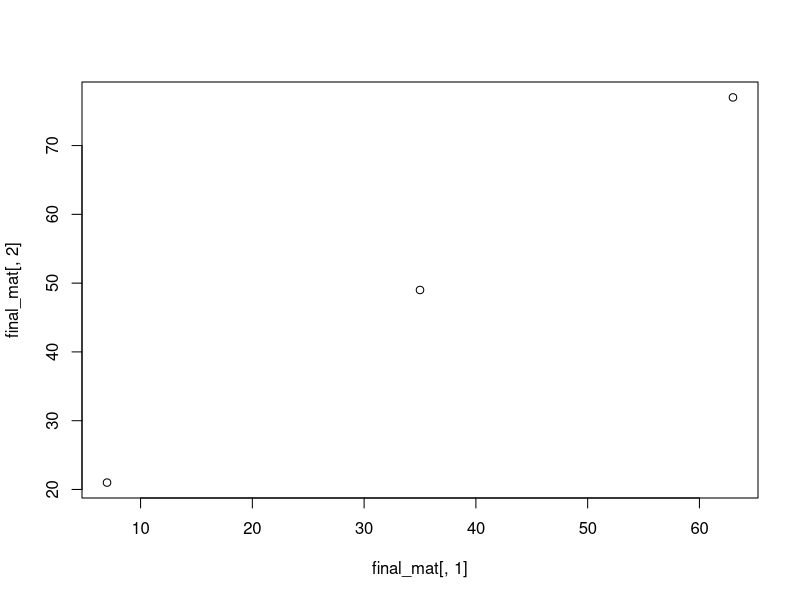
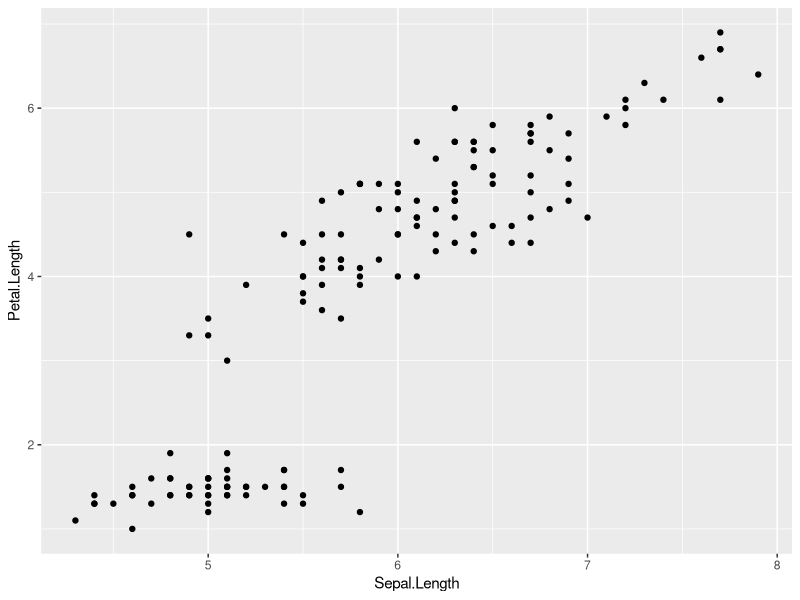
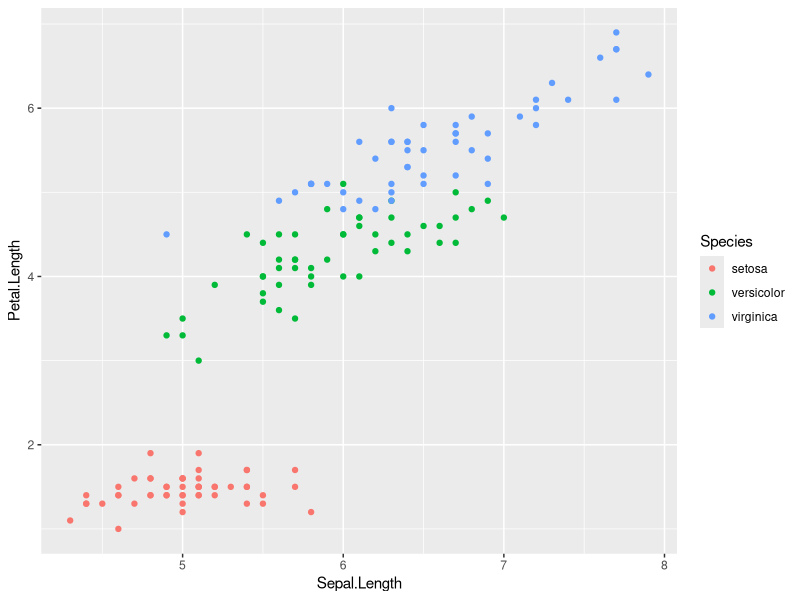
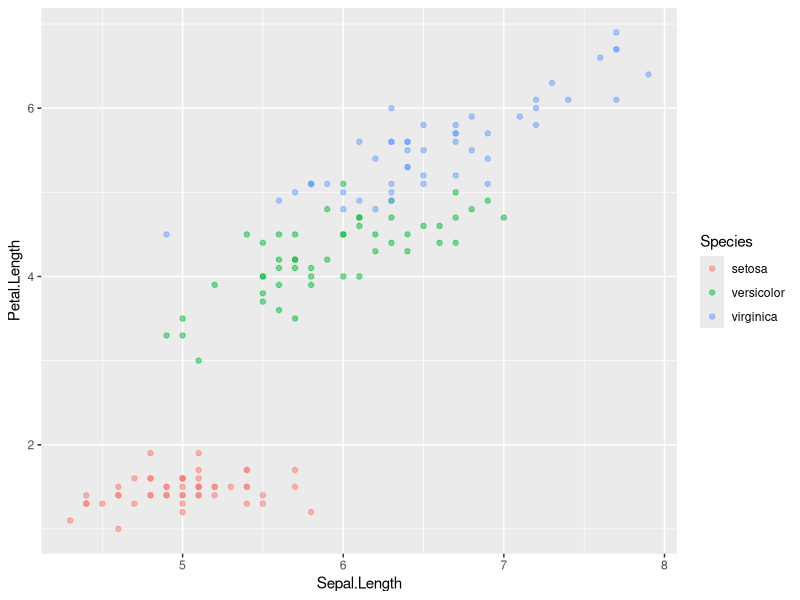
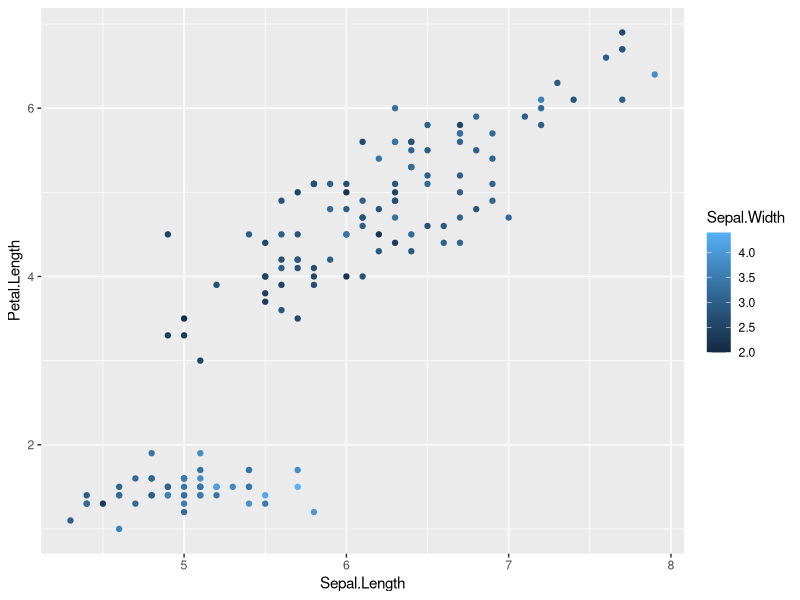

Write R code to recreate these figures, in order.
## ---- chunk 1
# To change the working directory, you may want to modify and comment/uncomment the following line
setwd("data")
# read table
new_data <- read.table("lab1_r_example_data.txt", header=TRUE)
## ---- chunk 2
dim(new_data)
## ---- chunk 3
class(new_data)
## ---- chunk 4
?matrix
mat <- matrix(1:12,nrow = 3,ncol = 4,byrow=TRUE)
mat
## ---- chunk 5
A <- mat[,1]                       # Step 1
C <- mat[,3]                       # Step 2
BD <- mat[,2] + mat[,4]            # Step 3
new_mat <- cbind(A,C,BD)           # Step 4
new_mat                            # Step 5
## ---- chunk 6
final_mat <- new_mat[2,2]*new_mat
final_mat
## ---- chunk 7
plot(final_mat[,1],final_mat[,2])
## ---- chunk 8
nrepeat = 1000
nsample = 50
sample_means <- rep(NA, nrepeat)                # Step 1

for (i in 1:nrepeat){
  samples_i = rnorm(nsample, mean = 0, sd = 1)  # Step 2.1
  sample_means[i] = mean(samples_i)             # Step 2.2
}
summary(sample_means)                           # Step 3
## ---- chunk 9
library(ggplot2)
## ---- chunk 10
head(iris, 2)
## ---- chunk 11
plot1 <- ggplot(iris) + geom_point(aes(x = Sepal.Length, y = Petal.Length))
plot1
## ---- chunk 12
plot2 <- ggplot(iris) + geom_point(aes(x = Sepal.Length, y = Petal.Length, color = Species))
plot2
## ---- chunk 13
plot3 <- ggplot(iris) + geom_point(aes(x = Sepal.Length, y = Petal.Length, color = Species), alpha = 0.5)
plot3
## ---- chunk 14
plot4 <- ggplot(iris) + geom_point(aes(x = Sepal.Length, y = Petal.Length, color = Sepal.Width))
plot4
